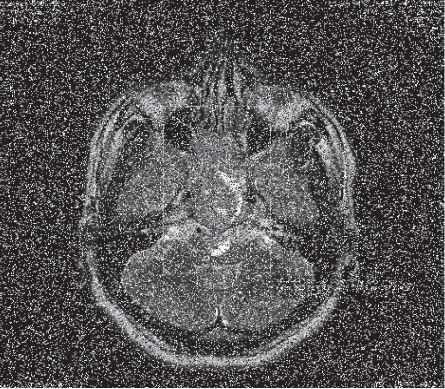
#> input picture Morphological/braim.png, 445 x 389 px
$ python er.py
#> lines starting #> are read from the running program, lines starting #| are printed output that depends on the picture
import cv2
import numpy as np

img = cv2.imread('braim.png',0)
#> img: shape (389, 445); min 32, max 255, mean 83.2
cv2.imshow('Original',img)
kernel = np.ones((5,5),np.uint8)
#Erosion
erosion = cv2.erode(img,kernel,iterations = 1)
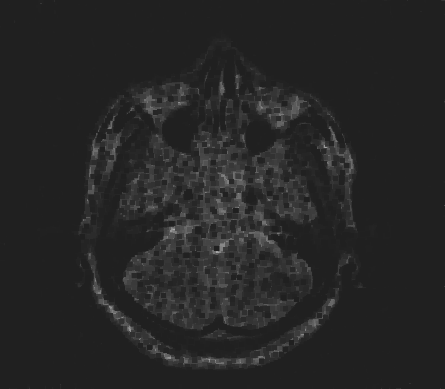
#> erosion: shape (389, 445); min 32, max 170, mean 38
cv2.imshow('er',erosion)
#Closimg
closing = cv2.morphologyEx(img, cv2.MORPH_CLOSE, kernel)
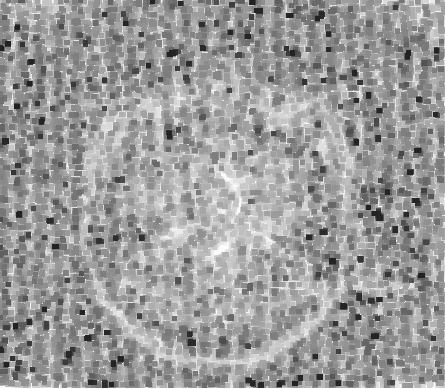
#> closing: shape (389, 445); min 34, max 255, mean 155.7
#cv2.imshow('er',closing)
#Opening
opening = cv2.morphologyEx(img, cv2.MORPH_OPEN, kernel)
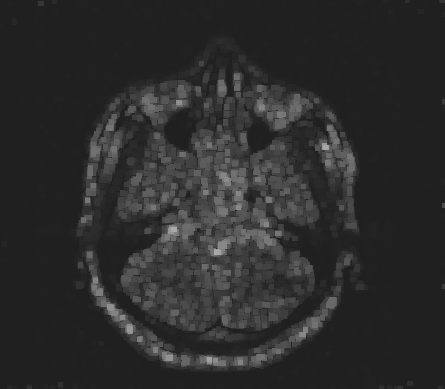
#> opening: shape (389, 445); min 32, max 170, mean 44.3
cv2.imshow('er',opening)

cv2.waitKey()
